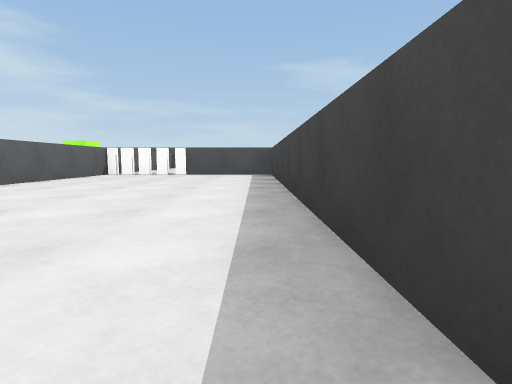
View 1 (above)

24 first-person views from a walk through a scene from a Unity 3-D project. The camera is 0.4 m above the floor, tilts 6° down and sees 80° across. The floor is counted in squares, 1 m on a side. Each view is taken from the middle of a square. On the plan, view 1 faces up. The plan holds only what a view shows up to about 9 squares ahead; the rest is blank. The place goes on beyond the plan. Surface patterns are stand-ins for the level's own textures.

View 2
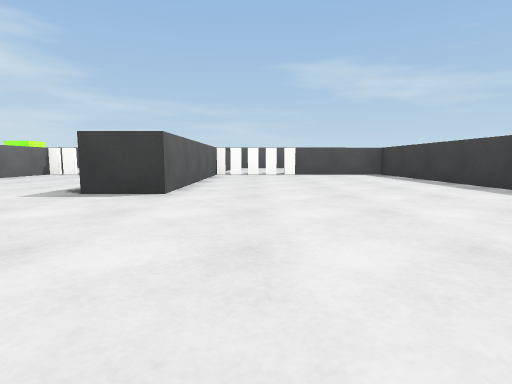

View 3
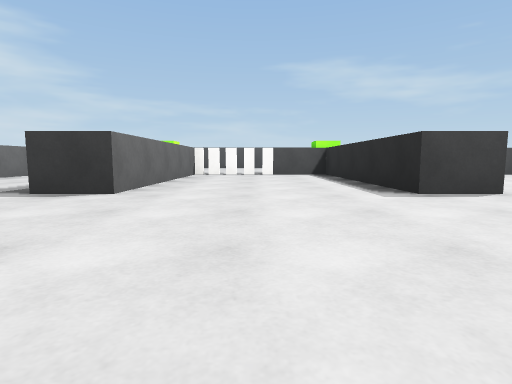

View 4
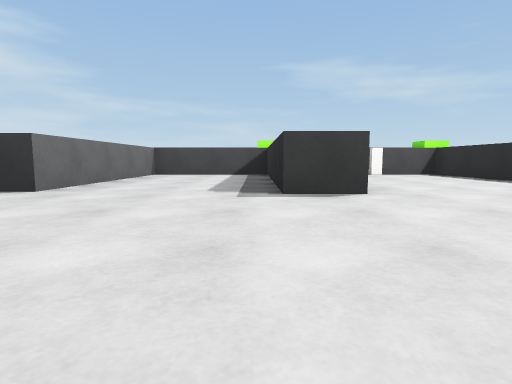

View 5
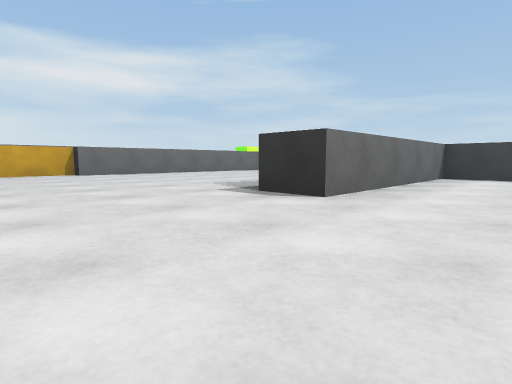

View 6
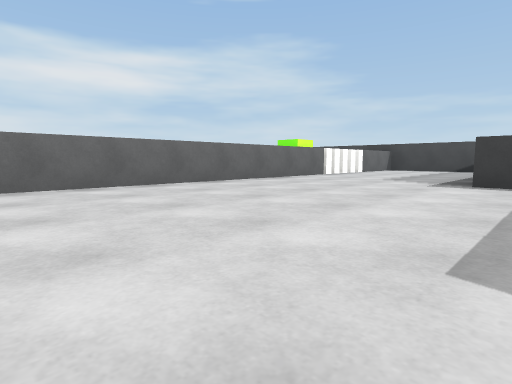

View 7
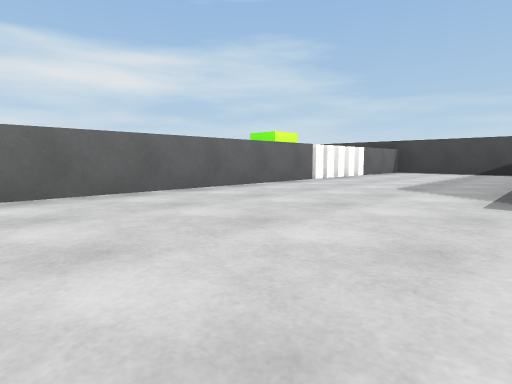

View 8
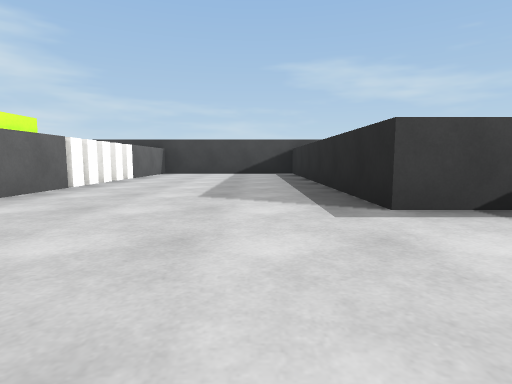

View 9
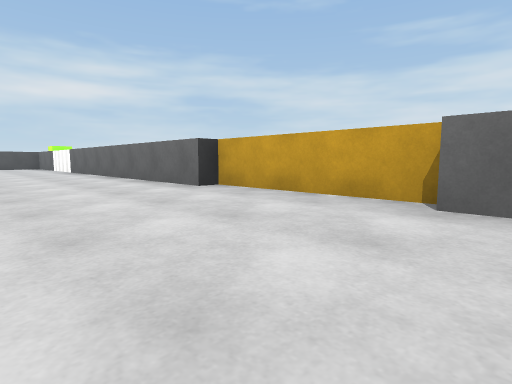

View 10
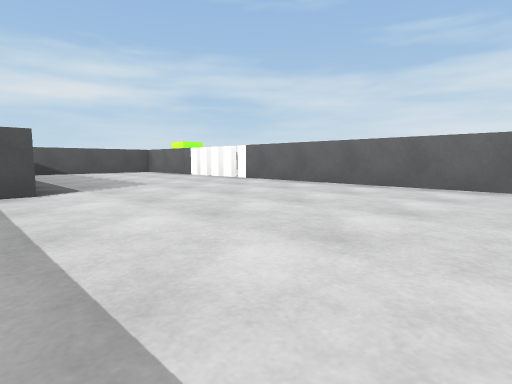

View 11
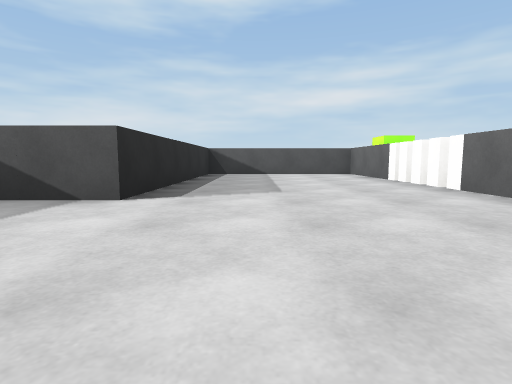

View 12
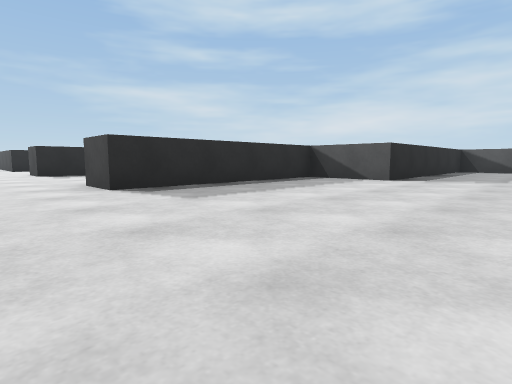

View 13
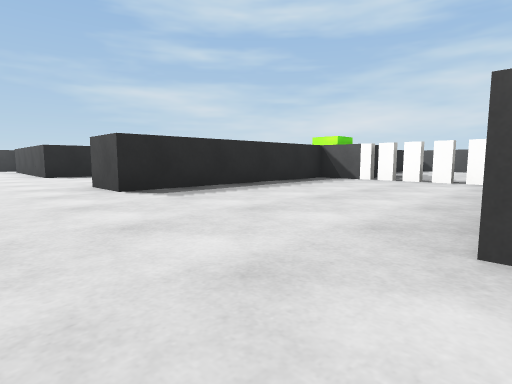

View 14
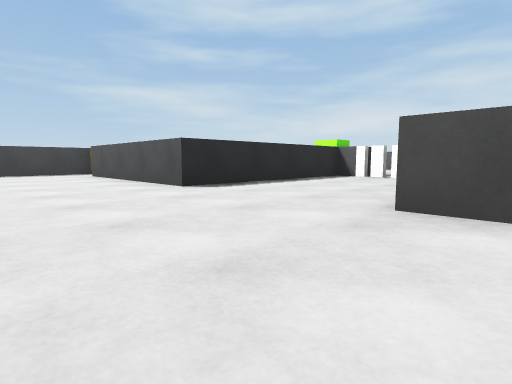

View 15
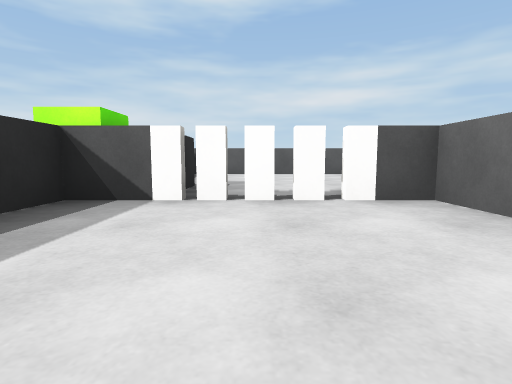

View 16
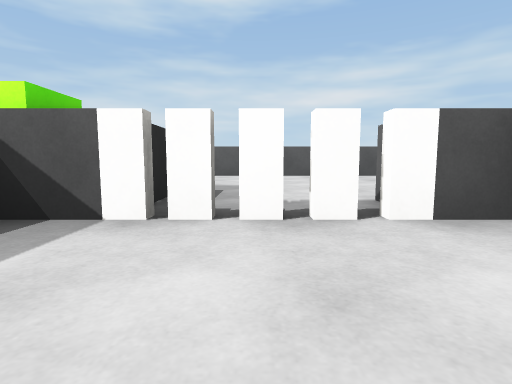

View 17
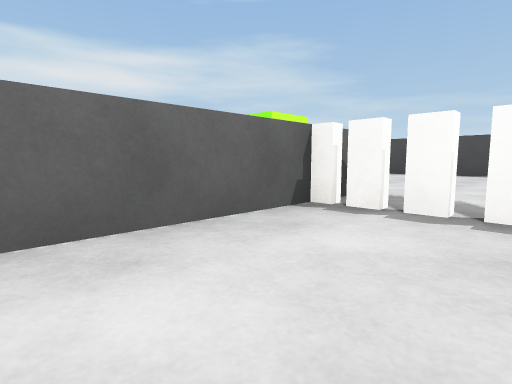

View 18
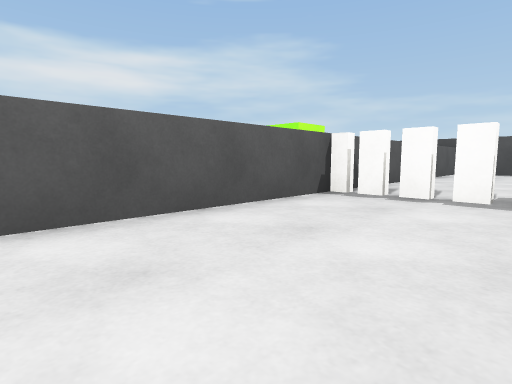

View 19
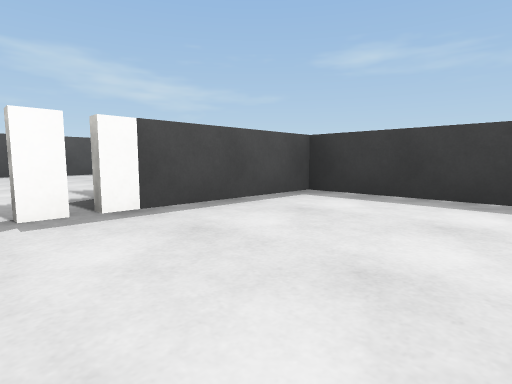

View 20
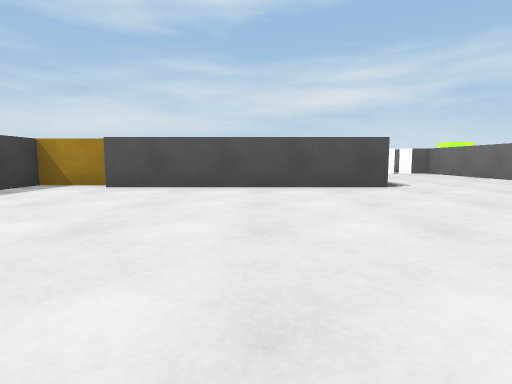

View 21
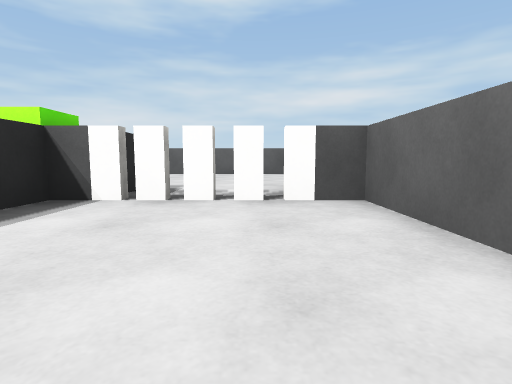

View 22
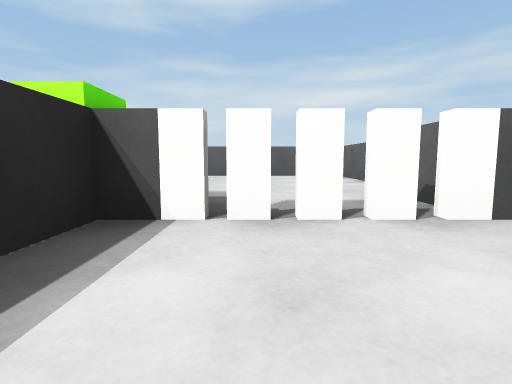

View 23
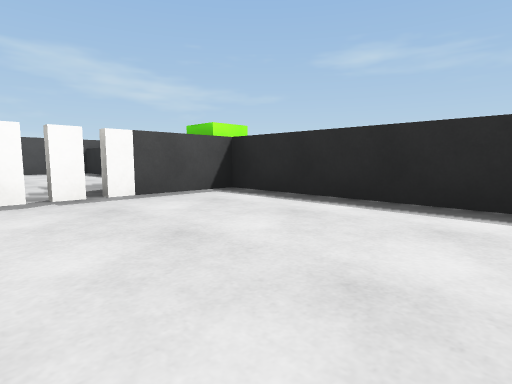

View 24
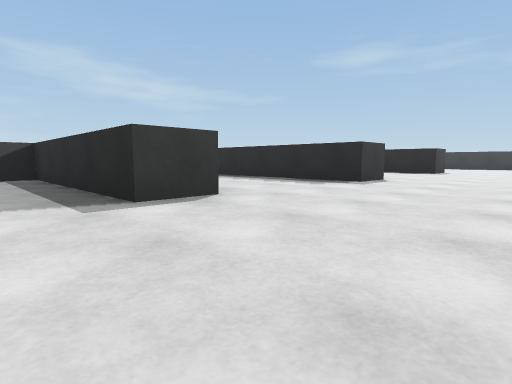

### Floor plan
Points are (right, up) in squares from view 1. A wall is a line through its corners. A room is listed if a view was taken in it or the views show most of it. See-through windows are left out.
Room 1 (views 1, 2, 3, 4, 5, 6, 7, 8, 9, 10, 11, 12, 13, 14, 15, 16, 17, 18, 19, 20, 23, 24)
walls: (-9.6, 8.4) (-12.8, 8.4) (-12.8, 3.8) (-13.8, 3.8) (-13.8, 8.4) (-15.9, 8.4) (-15.9, 15); (-12.8, -5) (-12.8, -6) (-12.1, -6); (-5.1, -1.5) (-0.7, -1.5); (-8.7, 9.1) (-8.7, 3.6) (-9.7, 3.6) (-9.7, 8.1); (-19.7, 0) (-19.7, -7.1); (-20.1, 3.3) (-20.1, 0); (-10.1, -6) (-9.1, -6) (-9.1, -1.5) (-8, -1.5); (-10, -7.9) (-10, -6.6); (-4.1, 9.4) (-4.1, 3.6) (-5.1, 3.6) (-5.1, 8.4) (-6.6, 8.4); (-19.7, 10.5) (-19.7, 3.3); (-0.6, -1.8) (0.4, -1.8) (0.4, 8.4) (-2, 8.4); (-19.7, -9.1) (-19.7, -11.8) (-15.6, -11.8) (-15.6, -6) (-13.8, -6) (-13.8, -1.5) (-12.7, -1.5); (-16.9, 15.1) (-18.8, 15.1); (-19.7, 15.1) (-19.7, 12.6)
ways out: opening at (-6.5, -1) to room 2; opening at (-11, -6.5); gap at (-2, 9)
objects: other object (-20, -8); other object (-20, 11) to (-20, 12); other object (-11, -6); other object (-8, 9) to (-7, 9); other object (-3, 9)
Room 2 (views 21, 22)
walls: (-5.1, -6) (-5.1, -1.5); (-8.1, -9.8) (-8.1, -11.4); (-7.9, -11.8) (-4.5, -11.8); (-8.1, -3) (-8.1, -6)
ways out: opening at (-6.5, -1) to room 1
objects: other object (-7, -6) to (-6, -6)

Positions as (right, up) in squares from view 1, and headings:
1: (0, 0), facing up
2: (-3, 0), facing up
3: (-7, 0), facing up
4: (-10, 0), facing up
5: (-11, 1), facing up-left
6: (-15, 3), facing up-left
7: (-16, 5), facing up-left
8: (-17, 6), facing up
9: (-17, 4), facing down-left
10: (-15, -2), facing down-left
11: (-17, -3), facing down
12: (-18, 0), facing down-right
13: (-13, 0), facing down-right
14: (-9, 1), facing down-right
15: (-11, -3), facing down
16: (-11, -4), facing down
17: (-7, 6), facing up-left
18: (-2, 5), facing up-left
19: (-3, 6), facing up-right
20: (-3, 3), facing down
21: (-7, -3), facing down
22: (-6, -4), facing down
23: (-8, 5), facing up-right
24: (-15, 1), facing up-right
